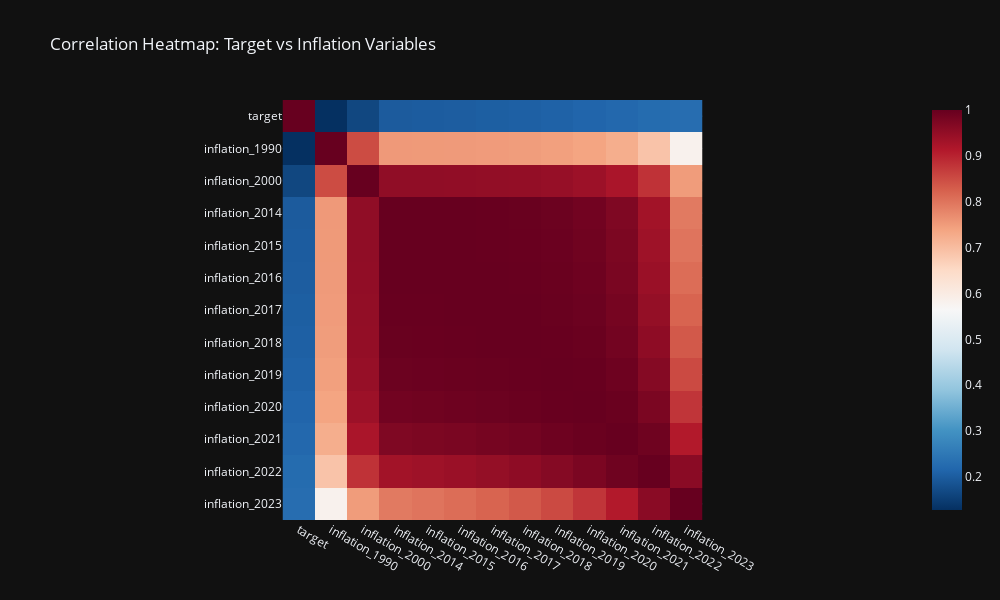

Here is the notebook cell this chart was saved with:
### Code cell
# Variables to compare
variables_to_compare = ['inflation_1990', 'inflation_2000', 'inflation_2014', 'inflation_2015',
       'inflation_2016', 'inflation_2017', 'inflation_2018', 'inflation_2019',
       'inflation_2020', 'inflation_2021', 'inflation_2022', 'inflation_2023'
]

# Compute the correlation matrix for 'target' and the selected variables
columns_to_use = ['target'] + variables_to_compare
df_corr_matrix = df[columns_to_use].corr()

# Take the absolute values of the correlation matrix
df_corr_matrix_abs = df_corr_matrix.abs()

# Using Plotly Express to generate the heatmap with adjusted grid size
fig = px.imshow(df_corr_matrix_abs, 
                color_continuous_scale='RdBu_r', 
                title="Correlation Heatmap: Target vs Inflation Variables", 
                template='plotly_dark', 
                width=1000,  # Set the width of the grid
                height=600)  # Set the height of the grid

# Show the plot
fig.show()

### Figure 1 — Plotly figure (JSON) as saved in the notebook; plotly's stock layout.template omitted (floating-point values rounded to 4 significant figures; data arrays with more than 128 entries replaced by an {"elided": "..."} marker saying what was removed)
{"data": [{"coloraxis": "coloraxis", "hovertemplate": "x: %{x}<br>y: %{y}<br>color: %{z}<extra></extra>", "name": "0", "type": "heatmap", "x": ["target", "inflation_1990", "inflation_2000", "inflation_2014", "inflation_2015", "inflation_2016", "inflation_2017", "inflation_2018", "inflation_2019", "inflation_2020", "inflation_2021", "inflation_2022", "inflation_2023"], "xaxis": "x", "y": ["target", "inflation_1990", "inflation_2000", "inflation_2014", "inflation_2015", "inflation_2016", "inflation_2017", "inflation_2018", "inflation_2019", "inflation_2020", "inflation_2021", "inflation_2022", "inflation_2023"], "yaxis": "y", "z": {"elided": "13x13 float values"}}], "layout": {"coloraxis": {"colorscale": [[0, "rgb(5,48,97)"], [0.1, "rgb(33,102,172)"], [0.2, "rgb(67,147,195)"], [0.3, "rgb(146,197,222)"], [0.4, "rgb(209,229,240)"], [0.5, "rgb(247,247,247)"], [0.6, "rgb(253,219,199)"], [0.7, "rgb(244,165,130)"], [0.8, "rgb(214,96,77)"], [0.9, "rgb(178,24,43)"], [1, "rgb(103,0,31)"]]}, "height": 600, "title": {"text": "Correlation Heatmap: Target vs Inflation Variables"}, "width": 1000, "xaxis": {"anchor": "y", "constrain": "domain", "domain": [0, 1], "scaleanchor": "y"}, "yaxis": {"anchor": "x", "autorange": "reversed", "constrain": "domain", "domain": [0, 1]}}}
